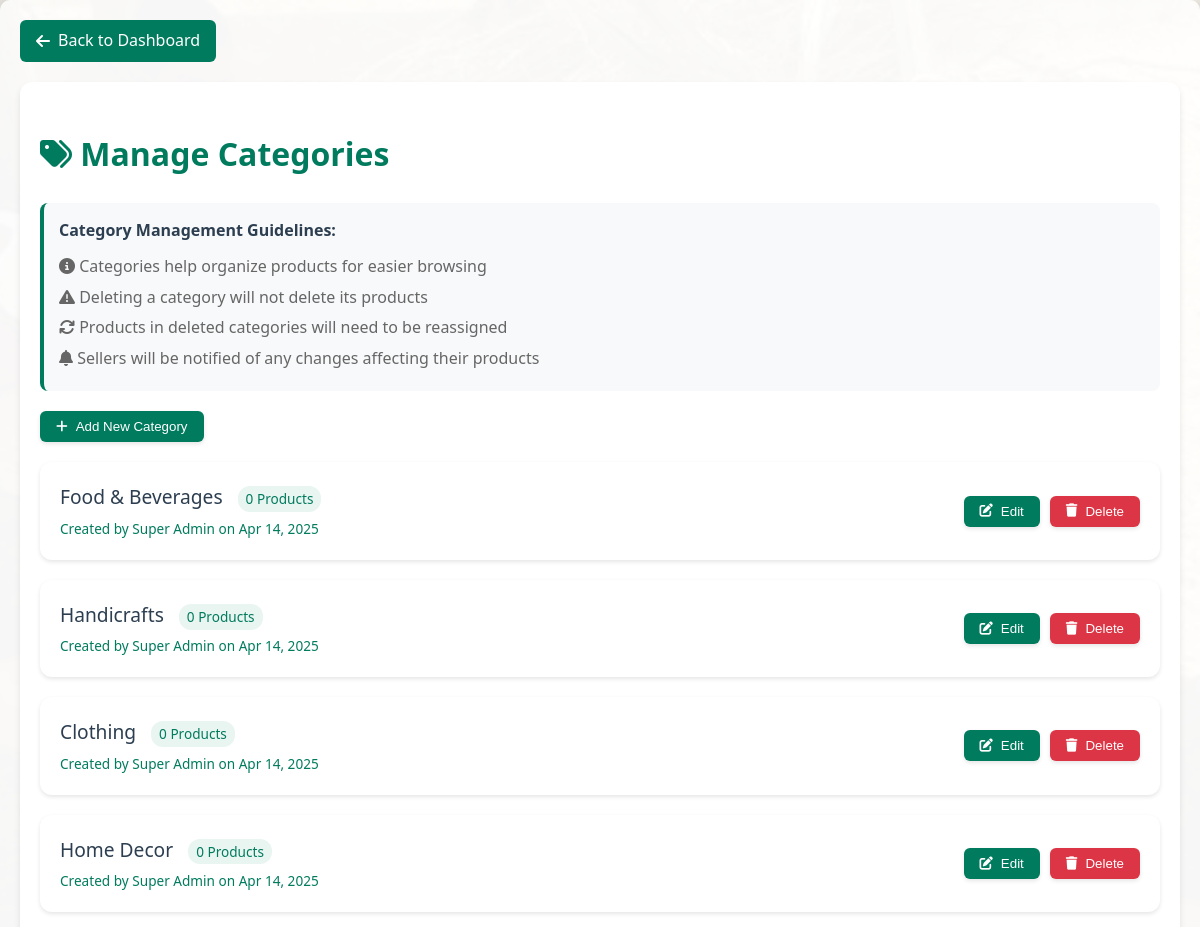
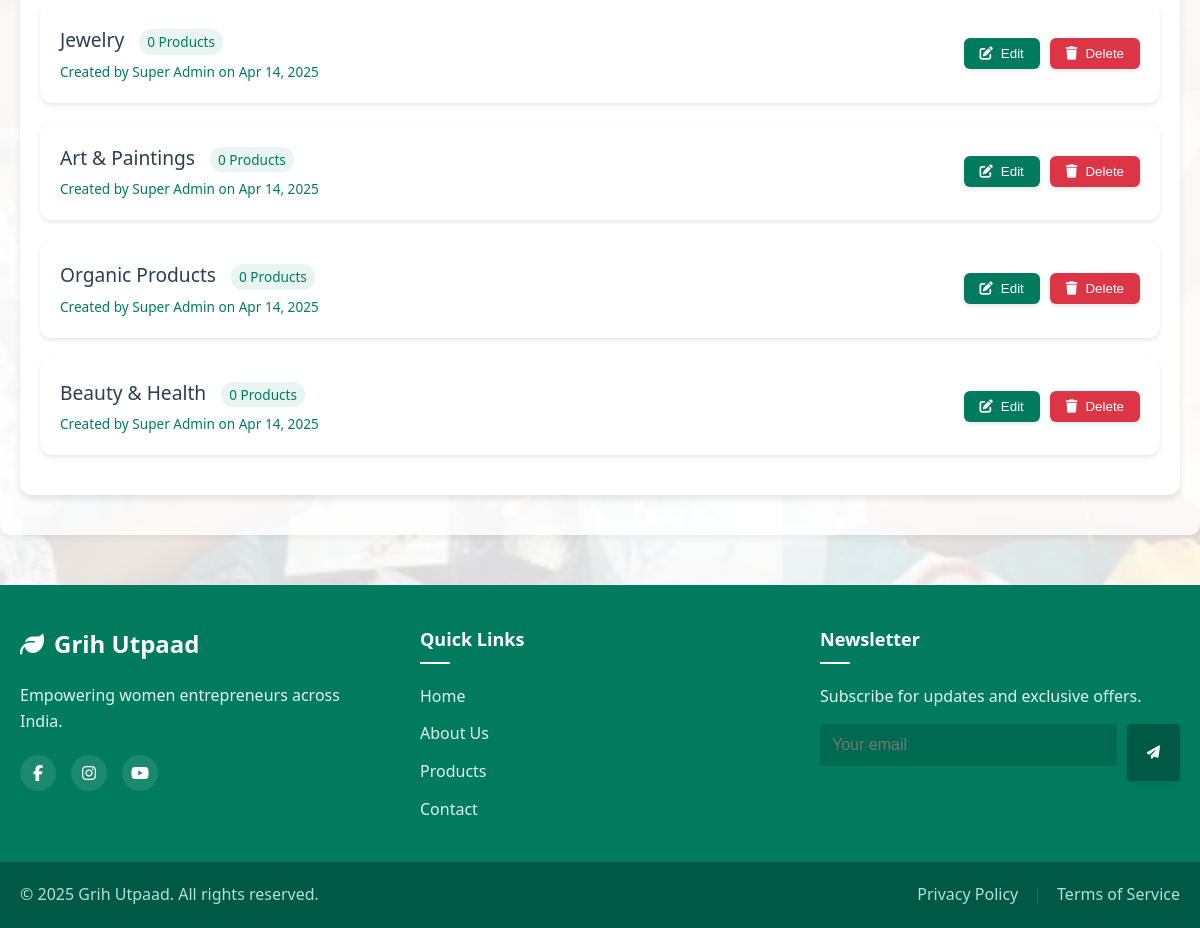
Page /dashboards/admin/manage_categories.php (signed in) on the committed database (2 pictures, top to bottom).
### tables this page shows
CREATE TABLE `product_categories` (
  `id` int(11) NOT NULL AUTO_INCREMENT,
  `name` varchar(100) NOT NULL,
  `description` text DEFAULT NULL,
  `created_by` int(11) DEFAULT NULL,
  `created_at` timestamp NOT NULL DEFAULT current_timestamp(),
  PRIMARY KEY (`id`),
  KEY `created_by` (`created_by`),
  CONSTRAINT `product_categories_ibfk_1` FOREIGN KEY (`created_by`) REFERENCES `admins` (`id`)
);

### dashboards/admin/manage_categories.php (the view, shortened to what this page needs)
<?php
require_once('../../config/db.php');
$categories = $conn->query("
    SELECT c.*, COUNT(p.id) as product_count, u.name as created_by_name
    FROM product_categories c
    LEFT JOIN products p ON p.category_id = c.id
    LEFT JOIN admins a ON c.created_by = a.id
    LEFT JOIN users u ON a.user_id = u.id
    GROUP BY c.id
    ORDER BY c.created_at DESC
")->fetch_all(MYSQLI_ASSOC);
?>
<!DOCTYPE html>
<html>
<head>
    <link rel="stylesheet" href="../../assets/uploads/css/style.css">
    <link rel="stylesheet" href="https://cdnjs.cloudflare.com/ajax/libs/font-awesome/6.5.0/css/all.min.css">
</head>
<body>
    <div class="container">
        <a href="dashboard.php" class="back-link">
            <i class="fas fa-arrow-left"></i> Back to Dashboard
        </a>
        <div class="card">
            <div class="header">
                <h2><i class="fas fa-tags"></i> Manage Categories</h2>
            </div>
            <div class="transparency-box">
                <h4>Category Management Guidelines:</h4>
                <p><i class="fas fa-info-circle"></i> Categories help organize products for easier browsing</p>
                <p><i class="fas fa-exclamation-triangle"></i> Deleting a category will not delete its products</p>
                <p><i class="fas fa-sync"></i> Products in deleted categories will need to be reassigned</p>
                <p><i class="fas fa-bell"></i> Sellers will be notified of any changes affecting their products</p>
            </div>
            <button class="btn btn-add-category" onclick="showModal('add')">
                <i class="fas fa-plus"></i> Add New Category
            </button>
            <div id="categories-container">
                <?php foreach ($categories as $category): ?>
                    <div class="category-card">
                        <div class="category-info">
                            <div class="category-name">
                                <?php echo htmlspecialchars($category['name']); ?>
                                <span class="product-count">
                                    <?php echo $category['product_count']; ?> Products
                                </span>
                            </div>
                            <div class="category-meta">
                                Created by <?php echo htmlspecialchars($category['created_by_name']); ?> on
                                <?php echo date('M d, Y', strtotime($category['created_at'])); ?>
                            </div>
                        </div>
                        <div class="category-actions">
                            <button class="btn" onclick="showModal('edit', <?php
                                echo htmlspecialchars(json_encode([
                                    'id' => $category['id'],
                                    'name' => $category['name'],
                                    'description' => $category['description']
                                ]));
                            ?>)">
                                <i class="fas fa-edit"></i> Edit
                            </button>
                            <form method="POST" style="display: inline;" onsubmit="return confirm('Are you sure you want to delete this category?' + (<?php echo $category['product_count']; ?> > 0 ? '\n\nThis category contains <?php echo $category['product_count']; ?> product(s). These products will be uncategorized but not deleted.' : ''));">
                                <button type="submit" class="btn btn-danger">
                                    <i class="fas fa-trash"></i> Delete
                                </button>
                            </form>
                        </div>
                    </div>
                <?php endforeach; ?>
            </div>
        </div>
    </div>
    <?php include('../../includes/footer.php'); ?>
</body>
</html>

### includes/footer.php (shortened to what this page needs)
<footer class="grih-footer" style="
    background-color: #007B5E;
    color: white;
    padding: 40px 0 0;
    margin-top: 50px;
    position: relative;
    z-index: 100;
">
  <div class="footer-container" style="
        max-width: 1200px;
        margin: 0 auto;
        padding: 0 20px;
    ">
    <div class="footer-grid" style="
            display: grid;
            grid-template-columns: repeat(auto-fit, minmax(250px, 1fr));
            gap: 40px;
        ">
      <div class="footer-col">
        <div style="display: flex; align-items: center; gap: 10px; margin-bottom: 20px;">
          <i class="fas fa-leaf" style="font-size: 24px;"></i>
          <span style="font-size: 24px; font-weight: 600;">Grih Utpaad</span>
        </div>
        <p style="color: #e0f2f1; line-height: 1.6; margin: 0;">
          Empowering women entrepreneurs across India.
        </p>
        <div style="display: flex; gap: 15px; margin-top: 20px;">
          <a href="#" style="
                        color: white;
                        width: 36px;
                        height: 36px;
                        border-radius: 50%;
                        background: rgba(255,255,255,0.1);
                        display: flex;
                        align-items: center;
                        justify-content: center;
                        transition: all 0.3s;
                    "><i class="fab fa-facebook-f"></i></a>
          <a href="#" style="
                        color: white;
                        width: 36px;
                        height: 36px;
                        border-radius: 50%;
                        background: rgba(255,255,255,0.1);
                        display: flex;
                        align-items: center;
                        justify-content: center;
                        transition: all 0.3s;
                    "><i class="fab fa-instagram"></i></a>
          <a href="#" style="
                        color: white;
                        width: 36px;
                        height: 36px;
                        border-radius: 50%;
                        background: rgba(255,255,255,0.1);
                        display: flex;
                        align-items: center;
                        justify-content: center;
                        transition: all 0.3s;
                    "><i class="fab fa-youtube"></i></a>
        </div>
      </div>
      <div class="footer-col">
        <h3 style="
                    color: white;
                    font-size: 18px;
                    margin: 0 0 20px;
                    position: relative;
                    padding-bottom: 10px;
                ">
          Quick Links
          <span style="
                        position: absolute;
                        left: 0;
                        bottom: 0;
                        width: 30px;
                        height: 2px;
                        background: white;
                    "></span>
        </h3>
        <ul style="list-style: none; padding: 0; margin: 0; display: flex; flex-direction: column; gap: 12px;">
          <li><a href="../../index.php" style="color: #e0f2f1; text-decoration: none;">Home</a></li>
          <li><a href="../../about.php" style="color: #e0f2f1; text-decoration: none;">About Us</a></li>
          <li><a href="../../products.php" style="color: #e0f2f1; text-decoration: none;">Products</a></li>
          <li><a href="../../contact.php" style="color: #e0f2f1; text-decoration: none;">Contact</a></li>
        </ul>
      </div>
      <div class="footer-col">
        <h3 style="
                    color: white;
                    font-size: 18px;
                    margin: 0 0 20px;
                    position: relative;
                    padding-bottom: 10px;
                ">
          Newsletter
          <span style="
                        position: absolute;
                        left: 0;
                        bottom: 0;
                        width: 30px;
                        height: 2px;
                        background: white;
                    "></span>
        </h3>
        <p style="color: #e0f2f1; margin: 0 0 15px;">
          Subscribe for updates and exclusive offers.
        </p>
        <form style="display: flex; gap: 10px;">
          <input type="email" placeholder="Your email" style="
                        flex: 1;
                        padding: 12px;
                        border: none;
                        border-radius: 4px;
                        background: #006a50;
                        color: white;
                    ">
          <button type="submit" style="
                        padding: 0 20px;
                        background: #005944;
                        border: none;
                        border-radius: 4px;
                        color: white;
                        cursor: pointer;
                    ">
            <i class="fas fa-paper-plane"></i>
          </button>
        </form>
      </div>
    </div>
  </div>
  <div style="
        background: #005944;
        padding: 20px 0;
        margin-top: 40px;
    ">
    <div style="
            max-width: 1200px;
            margin: 0 auto;
            padding: 0 20px;
            display: flex;
            flex-wrap: wrap;
            justify-content: space-between;
            align-items: center;
            gap: 15px;
        ">
      <p style="color: #b2dfdb; margin: 0;">
        &copy; <?php echo date('Y'); ?> Grih Utpaad. All rights reserved.
      </p>
      <div style="display: flex; gap: 15px;">
        <a href="privacy.php" style="color: #b2dfdb; text-decoration: none;">Privacy Policy</a>
        <span style="color: #007B5E;">|</span>
        <a href="terms.php" style="color: #b2dfdb; text-decoration: none;">Terms of Service</a>
      </div>
    </div>
  </div>
</footer>

### assets/uploads/css/style.css (style rules this page uses)
body { font-family: 'Segoe UI', sans-serif; margin: 0; padding: 20px; background-color: #f8f9fa; color: #2c3e50; line-height: 1.6; }
.container { max-width: 1200px; margin: 0 auto; padding: 20px; }
h2 { color: #007B5E; font-size: 2rem; margin-bottom: 1.5rem; font-weight: 600; }
a { color: #007B5E; text-decoration: none; transition: color 0.3s ease; }
.card { background: white; border-radius: 12px; box-shadow: 0 4px 6px rgba(0, 0, 0, 0.1); padding: 20px; margin-bottom: 20px; }
button, .btn { padding: 10px 20px; background-color: #007B5E; color: white; border: none; border-radius: 8px; cursor: pointer; transition: all 0.3s ease; font-weight: 500; text-decoration: none; display: inline-block; box-shadow: 0 2px 4px rgba(0, 0, 0, 0.1); }
input[type="text"], input[type="number"], input[type="email"], input[type="password"], select, textarea { padding: 12px; border: 2px solid #e9ecef; border-radius: 8px; width: 100%; margin-bottom: 15px; transition: border-color 0.3s ease; font-size: 1rem; }
.card { animation: fadeIn 0.5s ease-out; }

### dashboards/admin/manage_categories.php (style rules this page uses)
body { margin: 0; padding: 0; min-height: 100vh; background-image: url('../../assets/images/background.jpg'); background-size: cover; background-position: center; background-repeat: no-repeat; background-attachment: fixed; font-family: 'Segoe UI', sans-serif; position: relative; }
body::before { content: ''; position: absolute; top: 0; left: 0; right: 0; bottom: 0; background: rgba(255, 255, 255, 0.85); z-index: 1; }
.container { position: relative; z-index: 2; background-color: rgba(255, 255, 255, 0.8); padding: 20px; border-radius: 10px; box-shadow: 0 0 10px rgba(0, 0, 0, 0.1); }
.category-card { background: white; border-radius: 12px; padding: 20px; margin-bottom: 20px; box-shadow: 0 2px 4px rgba(0, 0, 0, 0.1); display: flex; justify-content: space-between; align-items: center; }
.category-info { flex: 1; }
.category-name { font-size: 1.2rem; color: #2c3e50; margin-bottom: 5px; }
.category-meta { color: #007B5E; font-size: 0.85rem; margin-top: 5px; }
.category-actions { display: flex; gap: 10px; }
.btn-add-category { margin-bottom: 20px; }
.product-count { display: inline-block; padding: 2px 8px; background: #e9f5f1; color: #007B5E; border-radius: 12px; font-size: 0.85rem; margin-left: 10px; }
.transparency-box { background: #f8f9fa; padding: 15px; border-radius: 8px; margin-bottom: 20px; border-left: 4px solid #007B5E; }
.transparency-box h4 { color: #2c3e50; margin-top: 0; margin-bottom: 10px; }
.transparency-box p { margin: 5px 0; color: #666; }
.btn { background: #007B5E; color: white; border: none; padding: 8px 16px; border-radius: 6px; cursor: pointer; transition: all 0.3s ease; text-decoration: none; display: inline-flex; align-items: center; gap: 8px; }
.btn-danger { background: #dc3545; }
.back-link { display: inline-flex; align-items: center; gap: 8px; padding: 8px 16px; background: #007B5E; color: white; text-decoration: none; border-radius: 6px; margin-bottom: 20px; transition: all 0.3s ease; }

### rows in the picture
product_categories: name "Food & Beverages", product_count "0", created_by_name "Super Admin", created_at "Apr 14, 2025"
product_categories: name "Handicrafts", product_count "0", created_by_name "Super Admin", created_at "Apr 14, 2025"
product_categories: name "Clothing", product_count "0", created_by_name "Super Admin", created_at "Apr 14, 2025"
product_categories: name "Home Decor", product_count "0", created_by_name "Super Admin", created_at "Apr 14, 2025"
product_categories: name "Jewelry", product_count "0", created_by_name "Super Admin", created_at "Apr 14, 2025"
product_categories: name "Art & Paintings", product_count "0", created_by_name "Super Admin", created_at "Apr 14, 2025"
product_categories: name "Organic Products", product_count "0", created_by_name "Super Admin", created_at "Apr 14, 2025"
product_categories: name "Beauty & Health", product_count "0", created_by_name "Super Admin", created_at "Apr 14, 2025"
